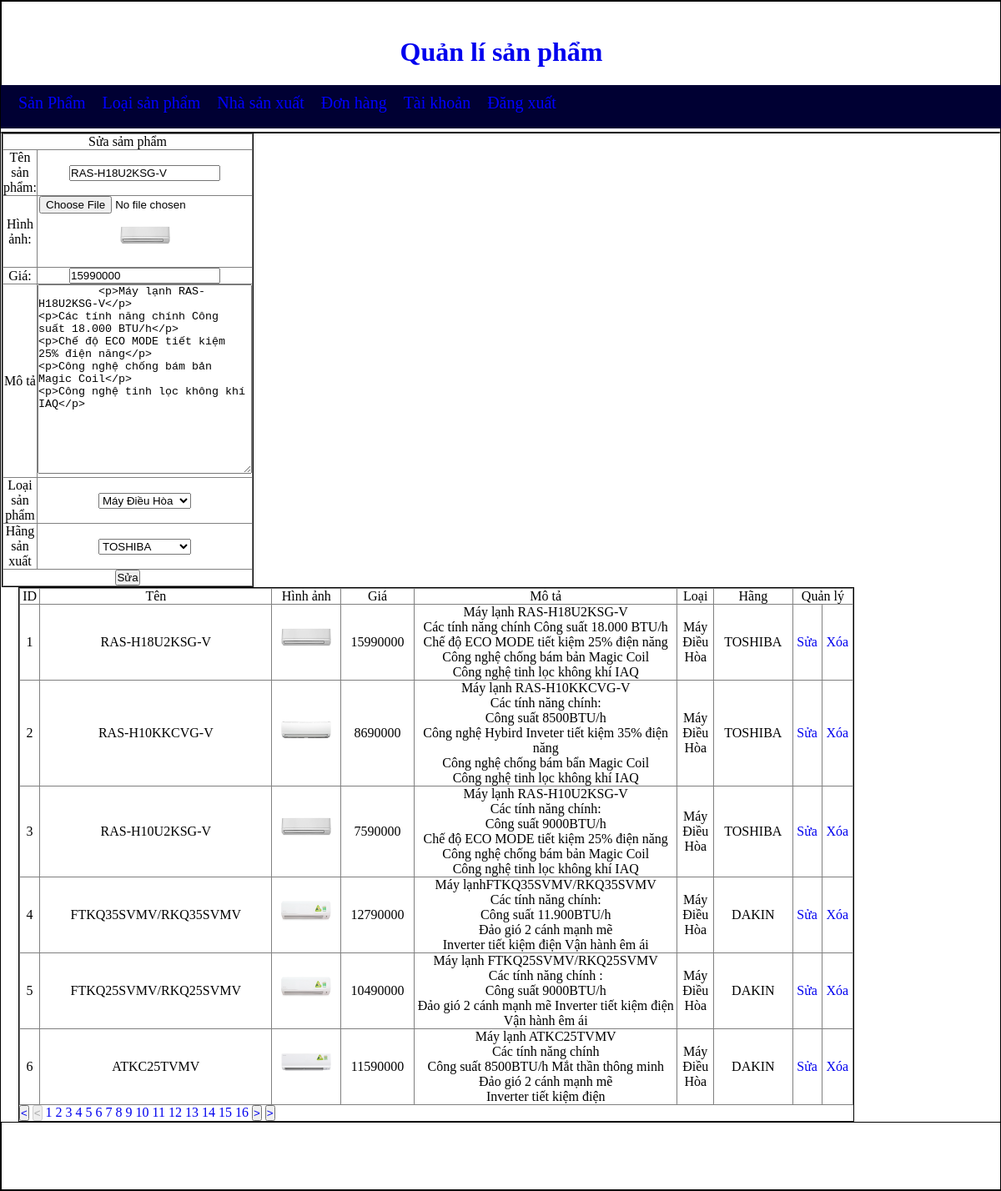
Page /admin/index.php?quanly=quanlychitietsanpham&ac=sua&id=2 (signed in) on the committed database.
### tables this page shows
CREATE TABLE `sanpham` (
  `MASANPHAM` int(11) NOT NULL,
  `MAHANGSANXUAT` int(11) DEFAULT NULL,
  `MALOAISANPHAM` int(11) DEFAULT NULL,
  `TENSANPHAM` varchar(45) DEFAULT NULL,
  `HINHURL` varchar(45) DEFAULT NULL,
  `GIASANPHAM` int(11) DEFAULT NULL,
  `NGAYNHAP` datetime NOT NULL DEFAULT CURRENT_TIMESTAMP,
  `SOLUONGTON` int(11) DEFAULT NULL,
  `SOLUONGBAN` int(11) DEFAULT NULL,
  `SOLUONGXEM` int(11) DEFAULT NULL,
  `MOTA` text
);

CREATE TABLE `loaisanpham` (
  `MALOAISANPHAM` int(11) NOT NULL,
  `TENLOAISANPHAM` varchar(64) DEFAULT NULL
);

CREATE TABLE `hangsanxuat` (
  `MAHANGSANXUAT` int(11) NOT NULL,
  `TENHANGSANXUAT` varchar(64) DEFAULT NULL
);

### admin/modules/quanlychitietsanpham/sua.php (the view, shortened to what this page needs)
<?php
    $sql="select * from sanpham where MASANPHAM=$_GET[id]";
    $run=mysqli_query($con,$sql);
    $dong=mysqli_fetch_array($run);
?>
<form action="modules/quanlychitietsanpham/xuly.php?id=<?php echo $dong['MASANPHAM'] ?>" method="post" enctype="multipart/form-data">
<table width ="300" border="1">
<tr>
        <td colspan="2"><div align="center">Sửa sảm phẩm</div> </td>
     </tr>
     <tr>
         <td>Tên sản phẩm:</td>
         <td>
         <input type="text" name="tensp" value="<?php echo $dong['TENSANPHAM'] ?>">
         </td>
     </tr>
     <tr>
         <td>Hình ảnh: </td>
         <td>
         <input type="file" name="hinhanh"> <img src="modules/quanlychitietsanpham/uploads/<?php echo $dong['HINHURL']?>" width="60" height="60">
         </td>
     </tr>
     <tr>
         <td>Giá: </td>
         <td>
         <input type="text" name="gia" value="<?php echo $dong['GIASANPHAM'] ?>">
         </td>
     </tr>
     <tr>
         <td>Mô tả</td>
         <td><textarea name="motasp" id="" cols="30" rows="15">
         <?php echo $dong['MOTA'] ?>
         </textarea> </td>
     </tr>
     <tr>
         <?php
            $sql_lsp="select * from loaisanpham";
            $run_lsp=mysqli_query($con,$sql_lsp);
         ?>
         <td>Loại sản phẩm</td>
         <td><select name="loaisp" id="">
             <?php
             while($dong_lsp=mysqli_fetch_array($run_lsp)){
             if($dong['MALOAISANPHAM']==$dong_lsp['MALOAISANPHAM']){
                 ?>
            <option value="<?php echo $dong_lsp['MALOAISANPHAM']?>" selected>
            <?php echo $dong_lsp['TENLOAISANPHAM'] ?>
            <?php
             } else {
             ?>
                <option value="<?php echo $dong_lsp['MALOAISANPHAM']?>">
            <?php echo $dong_lsp['TENLOAISANPHAM'] ?>
            <?php
             }
             ?>
        </option>
            <?php
             }
             ?>
         </select>
         </td>
     </tr>
     <tr>
     <?php
            $sql_hsx="select * from hangsanxuat";
            $run_hsx=mysqli_query($con,$sql_hsx);
         ?>
         <td>Hãng sản xuất</td>
         <td><select name="hangsx" id="">
         <?php
             while($dong_hsx=mysqli_fetch_array($run_hsx)){
                if($dong['MAHANGSANXUAT']==$dong_hsx['MAHANGSANXUAT']){
             ?>
            <option value="<?php echo $dong['MAHANGSANXUAT']?>" selected>
            <?php echo $dong_hsx['TENHANGSANXUAT'] ?>
            <?php
             } else {
             ?>
             <option value="<?php echo $dong['MAHANGSANXUAT']?>" >
            <?php echo $dong_hsx['TENHANGSANXUAT'] ?>
            <?php
             }
             ?>
        </option>
        <?php
             }
             ?>
         </select>
         </td>
     </tr>
     <tr>
         <td colspan="2">
         <div align="center">
             <button name="sua" value="sua">Sửa</button>
         </div>
         </td>
     </tr>
</table>
</form>

### admin/index.php (shortened to what this page needs)
<!DOCTYPE html>
<html lang="en">
<head>
    <link rel="stylesheet" type="text/css" href="style/css.css" >
</head>
<body>
    <div class ="wrapper">
    <?php
    include('modules/header.php');
    include('modules/menu.php');
    include('modules/content.php');
    include('modules/fooder.php');
    ?>
    </div>
</body>
</html>

### admin/modules/header.php
<div class="header">
            <h1 style="text-align:center;color:#F00;line-height:120px;text-decoration: none; "> <a href="index.php">Quản lí sản phẩm</a></h1>
        </div>

### admin/modules/menu.php (shortened to what this page needs)
<div class="menu">
        <ul>
                <li><a href="index.php?quanly=quanlychitietsanpham&ac=them&trang=1"> Sản Phẩm</a></li>
                <li><a href="index.php?quanly=quanlyloaisanpham&ac=them"> Loại sản phẩm</a></li>
                <li><a href="index.php?quanly=quanlyhangsanxuat&ac=them"> Nhà sản xuất</a></li>
                <li><a href="#"> Đơn hàng</a></li>
                <li><a href="#"> Tài khoản</a></li>
                <li><a href="index.php?&ac=dangxuat">Đăng xuất</a></li>
            </ul>
        </div>

### admin/modules/content.php (shortened to what this page needs)
<div class="content">
          <?php
          if(isset($_GET['quanly']))
          {
              $tam=$_GET['quanly'];
          }else{
              $tam='';
          }
          if($tam=='quanlychitietsanpham')
          {
              include('modules/quanlychitietsanpham/main.php');
          }
          ?>
</div>

### admin/modules/quanlychitietsanpham/main.php (shortened to what this page needs)
<div class="left">
    <?php
    if(isset($_GET['ac']))
    {
        $tam=$_GET['ac'];
    }
    else{
        $tam='';
    }
    if($tam=='sua'){
        include('modules/quanlychitietsanpham/sua.php');
    }
    ?>
</div>
<div class="right">
    <?php
    include('modules/quanlychitietsanpham/lietke.php');
    ?>
</div>

### admin/modules/quanlychitietsanpham/lietke.php
<?php
    if(isset($_GET['trang'])){
        $get_trang=$_GET['trang'];
    }else{
        $get_trang='';
    }
    if($get_trang==''||$get_trang==1){
        $trang=0;
    }else{
        $trang=($get_trang*6)-6;
    }
    $sql="select * FROM sanpham sp JOIN loaisanpham lsp on sp.MALOAISANPHAM=lsp.MALOAISANPHAM JOIN hangsanxuat hsx on sp.MAHANGSANXUAT=hsx.MAHANGSANXUAT order by MASANPHAM limit $trang,6 ";
    $run= mysqli_query($con,$sql);
?>
<table width="1000px" border="1" >
     <tr>
         <td style="width:10px">ID</td>
         <td style="width:30px">Tên</td>
         <td style="width:60px">Hình ảnh</td>
         <td style="width:30px">Giá</td>
         <td style="width:40px">Mô tả</td>
         <td style="width:30px">Loại</td>
         <td style="width:30px">Hãng</td>
         <td colspan="2" style="width:30px">Quản lý</td>
     </tr>
     <?php
         $i=1;
        while($dong=mysqli_fetch_array($run)){
     ?>
     <tr>
         <td style="width:10px"><?php echo $i;?></td>
         <td style="width:30px"><?php echo $dong['TENSANPHAM'] ?> </td>
         <td style="width:60px"><img src="modules/quanlychitietsanpham/uploads/<?php echo $dong['HINHURL']?>" width="60" height="60"></td>
         <td style="width:30px"><?php echo $dong['GIASANPHAM'] ?></td>
         <td style="width:40px"><?php echo $dong['MOTA'] ?></td>
         <td style="width:30px"><?php echo $dong['TENLOAISANPHAM'] ?></td>
         <td style="width:30px"><?php echo $dong['TENHANGSANXUAT'] ?></td>
         <td style="width:15px"> <a href="index.php?quanly=quanlychitietsanpham&ac=sua&id=<?php echo $dong['MASANPHAM'] ?>" >Sửa</td>
         <td style="width:15px"><a href="modules/quanlychitietsanpham/xuly.php?id=<?php echo $dong['MASANPHAM'] ?>">Xóa</a></td>
     </tr>
     <?php
     $i++;
     }
     ?>
</table>
<div>
<button > <a  href="?quanly=quanlychitietsanpham&ac=them&trang=1 "> < </a></button>
<?php
if($get_trang>1){
?>
<button > <a style=text-decoration:none; href="?quanly=quanlychitietsanpham&ac=them&trang=<?php echo $get_trang-1?> "> < </a></button>
<?php
}else {
    ?>
     <button disabled="disabled"> <</button>
    <?php
}
?>
    <?php
    $sql_trang=mysqli_query($con,"select * from sanpham");
    $count=mysqli_num_rows($sql_trang);
    $a=ceil($count/6);
    for($i=1;$i<=$a;$i++)
    {
        echo '<a href="?quanly=quanlychitietsanpham&ac=them&trang='.$i.'"style=text-decoration:mone;">'.' '.$i.' '.'</a>';
    }
    ?>
<?php
if($get_trang<$a){
?>
<button > <a style=text-decoration:none; href="?quanly=quanlychitietsanpham&ac=them&trang=<?php echo $get_trang+1?> "> > </a></button>
<?php
}else {
    ?>
    <button disabled="disabled"> > </button>
    <?php
}
?>
    <button > <a  href="?quanly=quanlychitietsanpham&ac=them&trang=<?php echo $a ?> "> > </a></button>
</div>

### admin/modules/fooder.php (shortened to what this page needs)
<div class="fooder"></div>

### admin/style/css.css (style rules this page uses)
* { padding: 0; margin: 0; }
a { text-decoration: none; }
table { border-collapse: collapse; text-align: center; }
table td { width: auto; height: auto; }
.wrapper { width: auto; height: auto; border: 1px solid #000; margin: auto; }
.header { width: 100%; height: 100px; border: 1px solid #000; }
.menu { width: 100%; height: 50px; border: 1px solid #003; background:#003; margin-top: -1px; font-size: 20px; }
.menu ul { width: 100%; height: 50px; list-style: none; border-radius: 5px; }
.menu ul li { width: auto; float: left; line-height: 40px; margin-left: 20px; border-radius: 5px; }
.menu ul li a { color: blue; text-decoration: none; display: block; }
.content { width: auto; height: auto; border: 0.5px solid #000; border-radius: 8px 8px 8px 8px; margin-top: 4px; }
.left { width: auto; height: auto; border:1px solid #000; float: left; }
.right { width: auto; height: auto; border: 1px solid #000; float: left; margin-left: 20px; border-collapse: collapse; }
.fooder { width: 100%; height: 80px; border: 1px solid #000; }

### rows in the picture
sanpham: tensp "RAS-H18U2KSG-V", HINHURL (picture), gia "15990000", motasp "<p>Máy lạnh RAS-H18U2KSG-V</p> <p>Các tính năng chính Công suất 18.000 BTU/h</p> <p>Chế độ ECO MODE tiết kiệm 25% điện năng</p> <p>Công nghệ chống bám bản Magic Coil</p> <p>Công nghệ tinh lọc không khí IAQ</p>", TENSANPHAM "RAS-H18U2KSG-V", GIASANPHAM "15990000", MOTA "Máy lạnh RAS-H18U2KSG-V Các tính năng chính Công suất 18.000 BTU/h Chế độ ECO MODE tiết kiệm 25% điện năng Công nghệ chống bám bản Magic Coil Công nghệ tinh lọc không khí IAQ", MALOAISANPHAM.TENLOAISANPHAM "Máy Điều Hòa", MAHANGSANXUAT.TENHANGSANXUAT "TOSHIBA"
sanpham: TENSANPHAM "RAS-H10KKCVG-V", HINHURL (picture), GIASANPHAM "8690000", MOTA "Máy lạnh RAS-H10KKCVG-V Các tính năng chính: Công suất 8500BTU/h Công nghệ Hybird Inveter tiết kiệm 35% điện năng Công nghệ chống bám bẩn Magic Coil Công nghệ tinh lọc không khí IAQ", MALOAISANPHAM.TENLOAISANPHAM "Máy Điều Hòa", MAHANGSANXUAT.TENHANGSANXUAT "TOSHIBA"
sanpham: TENSANPHAM "RAS-H10U2KSG-V", HINHURL (picture), GIASANPHAM "7590000", MOTA "Máy lạnh RAS-H10U2KSG-V Các tính năng chính: Công suất 9000BTU/h Chế độ ECO MODE tiết kiệm 25% điện năng Công nghệ chống bám bản Magic Coil Công nghệ tinh lọc không khí IAQ", MALOAISANPHAM.TENLOAISANPHAM "Máy Điều Hòa", MAHANGSANXUAT.TENHANGSANXUAT "TOSHIBA"
sanpham: TENSANPHAM "FTKQ35SVMV/RKQ35SVMV", HINHURL (picture), GIASANPHAM "12790000", MOTA "Máy lạnhFTKQ35SVMV/RKQ35SVMV Các tính năng chính: Công suất 11.900BTU/h Đảo gió 2 cánh mạnh mẽ Inverter tiết kiệm điện Vận hành êm ái", MALOAISANPHAM.TENLOAISANPHAM "Máy Điều Hòa", MAHANGSANXUAT.TENHANGSANXUAT "DAKIN"
sanpham: TENSANPHAM "FTKQ25SVMV/RKQ25SVMV", HINHURL (picture), GIASANPHAM "10490000", MOTA "Máy lạnh FTKQ25SVMV/RKQ25SVMV Các tính năng chính : Công suất 9000BTU/h Đảo gió 2 cánh mạnh mẽ Inverter tiết kiệm điện Vận hành êm ái", MALOAISANPHAM.TENLOAISANPHAM "Máy Điều Hòa", MAHANGSANXUAT.TENHANGSANXUAT "DAKIN"
sanpham: TENSANPHAM "ATKC25TVMV", HINHURL (picture), GIASANPHAM "11590000", MOTA "Máy lạnh ATKC25TVMV Các tính năng chính Công suất 8500BTU/h Mắt thần thông minh Đảo gió 2 cánh mạnh mẽ Inverter tiết kiệm điện", MALOAISANPHAM.TENLOAISANPHAM "Máy Điều Hòa", MAHANGSANXUAT.TENHANGSANXUAT "DAKIN"

### other values in the picture
form field loaisp "Máy Điều Hòa"
form field hangsx "TOSHIBA"
